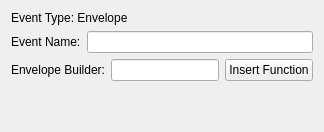
            <widget class="QWidget" name="envPage">
               <property name="minimumWidth"><number>600</number></property>
                <property name="maximumWidth"><number>600</number></property>
                <property name="sizePolicy">
                  <sizepolicy hsizetype="Fixed" vsizetype="Preferred">
                    <horstretch>0</horstretch><verstretch>0</verstretch>
                  </sizepolicy>
                </property>
                <layout class="QVBoxLayout" name="envPageLayout">
                    <item>
                        <layout class="QHBoxLayout" name="envTypeLayout">
                          <item>
                            <widget class="QLabel" name="envTypeLabel">
                            <property name="text"><string>Event Type: Envelope</string></property>
                            </widget>
                          </item>
                        </layout>
                        </item>
                        <item>
                        <layout class="QHBoxLayout" name="envNameLayout">
                            <item>
                                <widget class="QLabel" name="envNameLabel">
                                <property name="text"><string>Event Name:</string></property>
                                </widget>
                            </item>
                            <item>
                                <widget class="QLineEdit" name="envNameEntry"/>
                            </item>
                        </layout>
                        </item>
                        <item>
                        <layout class="QHBoxLayout" name="envBuilderLayout">
                            <item>
                                <widget class="QLabel" name="envBuilderLabel">
                                <property name="text"><string>Envelope Builder:</string></property>
                                </widget>
                            </item>
                            <item>
                                <widget class="QLineEdit" name="envBuilderEntry"/>
                            </item>
                            <item>
                                <widget class="QPushButton" name="envBuilderFunButton">
                                <property name="text">
                                    <string>Insert Function</string>
                                </property>
                                </widget>
                            </item>
                        </layout>
                        </item>
                        <item>
                            <spacer name="envVerticalSpacer">
                                <property name="orientation">
                                    <enum>Qt::Vertical</enum>
                                </property>
                                <property name="sizeHint" stdset="0">
                                    <size>
                                        <width>20</width>
                                        <height>40</height>
                                    </size>
                                </property>
                            </spacer>
                        </item>
                </layout>
            </widget>
